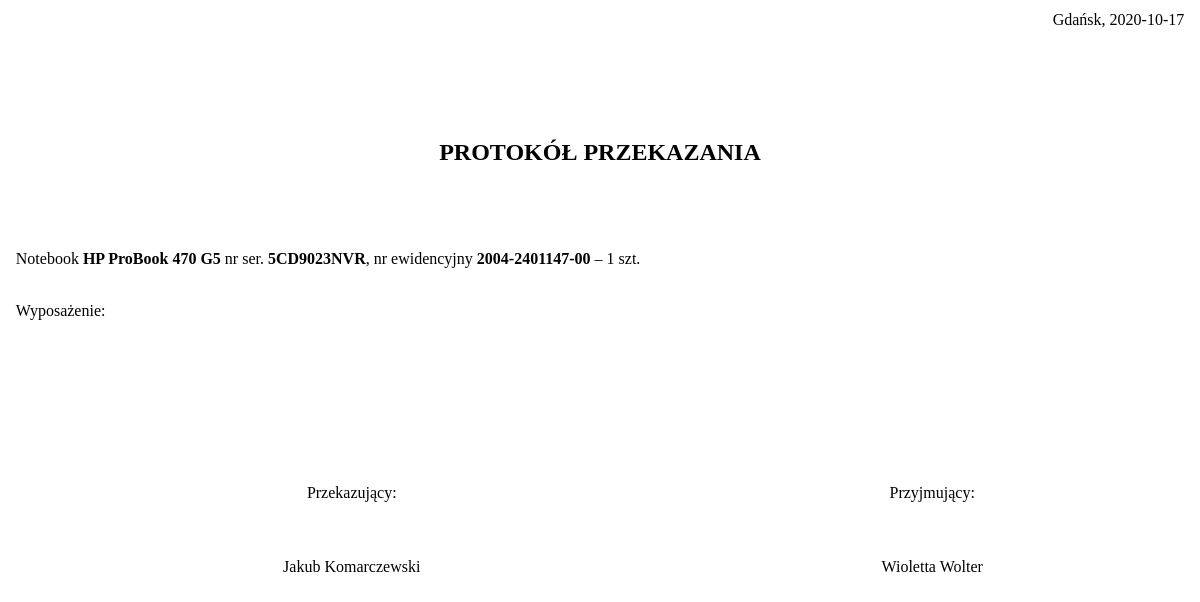
Page /protokol/11 on the earlier database version.
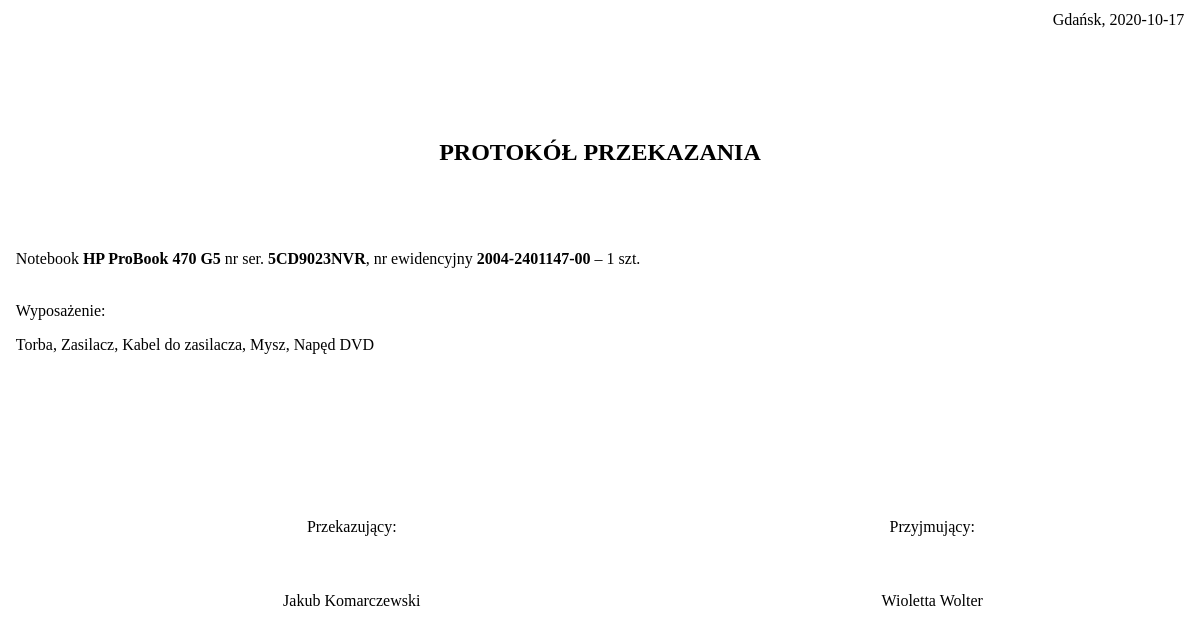
Same page on the later database version.
### tables this page shows
CREATE TABLE "ewidencja" (
	"id"	INTEGER NOT NULL,
	"nazwa"	VARCHAR(150) NOT NULL,
	"nrew"	VARCHAR(15) NOT NULL,
	"nrser"	VARCHAR(30) NOT NULL,
	"zdalna"	VARCHAR(3),
	"kod"	VARCHAR(30),
	"wyposazenie"	VARCHAR(200),
	"d_wydania"	DATETIME NOT NULL,
	"d_zwrotu"	DATETIME,
	"IT_wydal"	VARCHAR(60) NOT NULL,
	"IT_zwrot"	VARCHAR(60),
	"odb"	VARCHAR(60) NOT NULL,
	"Stanowisko"	VARCHAR(100) NOT NULL,
	"dzial"	VARCHAR(100) NOT NULL,
	"pok"	VARCHAR(6) NOT NULL,
	"wyd_uwagi"	VARCHAR(500),
	"zw_uwagi"	VARCHAR(500),
	"czyus"	INTEGER(1) NOT NULL DEFAULT 0,
	PRIMARY KEY("id" AUTOINCREMENT)
);

### app.py (the view)
@app.route('/protokol/<id>')
def protokol(id):
    db = get_db()
    sql_command = 'select * from ewidencja where ewidencja.id=?'
    pr_rec = db.execute(sql_command,(id,))
    db.commit()
    pr_rows = pr_rec.fetchall()
    db.close()
    return render_template('protokol.html',id=id,pr_rows=pr_rows)

### app.py (called while the page is built)
def get_db():
    if not hasattr(g, 'sqlite_db'):
        connection = sqlite3.connect('ewidencja.db')
        connection.row_factory = sqlite3.Row
        g.sqlite_db = connection
    return g.sqlite_db

### templates/protokol.html (shortened to what this page needs)
<!DOCTYPE html>
<html lang="pl">
<head>
</head>
<body onload="window.print()">
    {% for pr in pr_rows %}
    <div style="margin-left: 0.3rem; margin-right: 0.3rem; margin-bottom: 0.5rem;">
        <table style="margin-top: 6px; width: 100%;">
            <tbody style=" font-size: 16px;">
                <tr>
                    <td colspan="5" style="text-align: right;">Gdańsk, {{ pr['d_wydania'] }}
                    </td>
                </tr>
                <tr>
                    <td colspan="5" style="text-align: center;">
                        <h2><br><br>PROTOKÓŁ PRZEKAZANIA</h2>
                </tr>
                <tr>
                    <td colspan="5" style="text-align: left;"> Notebook <b>{{ pr['nazwa'] }}</b> nr ser. <b>{{ pr['nrser'] }}</b>, nr ewidencyjny <b>{{ pr['nrew'] }}</b> – 1 szt.
                        <br>
                        <br>
                        <p>Wyposażenie:</p>
                        {% if pr['wyposazenie'] != none %} {{ pr['wyposazenie'] }} {% endif %}
                    </td>
                </tr>
                <tr>
                    <td></td>
                    <td style="text-align: center;">Przekazujący:</td>
                    <td></td>
                    <td style="text-align: center;">Przyjmujący:</td>
                    <td></td>
                </tr>
                <tr>
                    <td colspan="5" style="text-align: left;">
                    </td>
                </tr>
                <tr>
                    <td></td>
                    <td style="text-align: center;">{{ pr['IT_wydal'] }}</td>
                    <td></td>
                    <td style="text-align: center;">{{ pr['odb'] }}</td>
                    <td></td>
                </tr>
            </tbody>
        </table>
    </div>
    {% endfor %}
</body>
</html>

Differences in the rows shown:
changed ewidencja "HP ProBook 470 G5": wyposazenie (not shown) → "Torba, Zasilacz, Kabel do zasilacza, Mysz, Napęd DVD"
